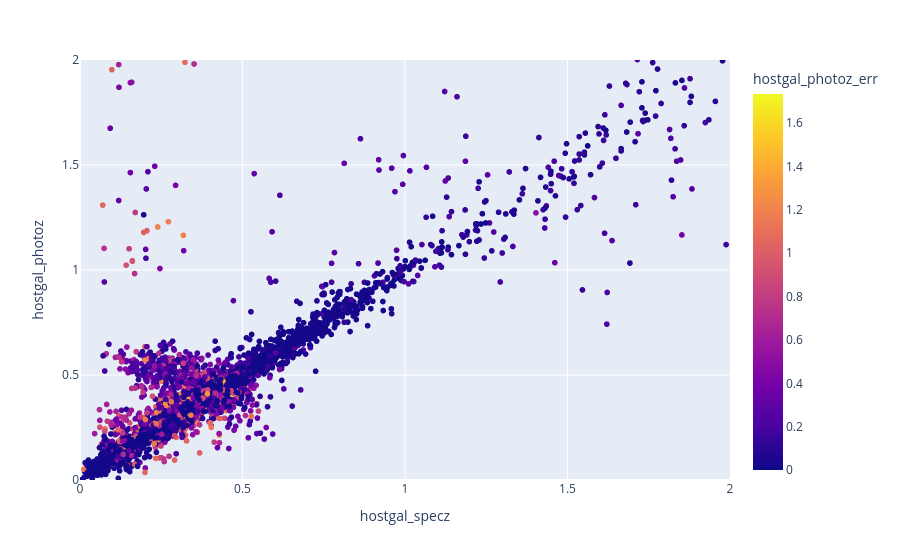

Notebook code cell kept with this figure:
### Markdown cell above
## d) change the data range with range = [min, max] in  fig.update_xaxes/fig.update_axes

### Code cell
xmin, xmax = [0,2]
ymin, ymax = [0,2]

fig.update_xaxes(title = "hostgal_specz",range = [xmin, xmax])
fig.update_yaxes(title = "hostgal_photoz",range = [xmin, xmax])

### Figure 1 — Plotly figure (JSON) as saved in the notebook; plotly's stock layout.template omitted (floating-point values rounded to 4 significant figures; data arrays with more than 128 entries replaced by an {"elided": "..."} marker saying what was removed)
{"data": [{"hovertemplate": "hostgal_specz=%{x}<br>hostgal_photoz=%{y}<br>hostgal_photoz_err=%{marker.color}<extra></extra>", "legendgroup": "", "marker": {"color": {"elided": "7848 float values"}, "coloraxis": "coloraxis", "symbol": "circle"}, "mode": "markers", "name": "", "showlegend": false, "type": "scattergl", "x": {"elided": "7848 float values"}, "xaxis": "x", "y": {"elided": "7848 float values"}, "yaxis": "y"}], "layout": {"coloraxis": {"colorbar": {"title": {"text": "hostgal_photoz_err"}}, "colorscale": [[0, "#0d0887"], [0.1111, "#46039f"], [0.2222, "#7201a8"], [0.3333, "#9c179e"], [0.4444, "#bd3786"], [0.5556, "#d8576b"], [0.6667, "#ed7953"], [0.7778, "#fb9f3a"], [0.8889, "#fdca26"], [1, "#f0f921"]]}, "legend": {"tracegroupgap": 0}, "margin": {"t": 60}, "xaxis": {"anchor": "y", "domain": [0, 1], "range": [0, 2], "title": {"text": "hostgal_specz"}}, "yaxis": {"anchor": "x", "domain": [0, 1], "range": [0, 2], "title": {"text": "hostgal_photoz"}}}}
